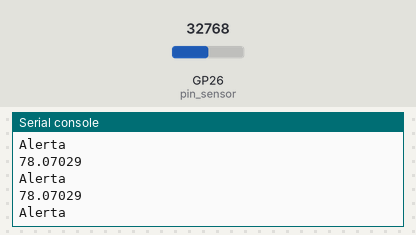
The program below on a simulated Raspberry Pi Pico running MicroPython. Shown: the last lines printed to the serial console. The inputs (shaded band) are chosen by the test bench; at power-on: GP26 (pin_sensor) = 32768 (analog values on the 0–65535 scale).

Above: at 1.2 s.
1.3 s: GP26 (pin_sensor) set to 45874
At 1.31 s:
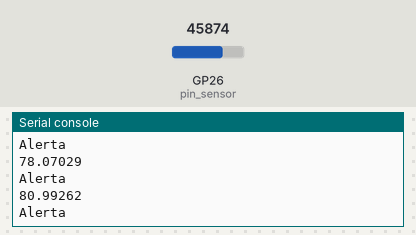
2.8 s: GP26 (pin_sensor) set to 57670
At 2.92 s:
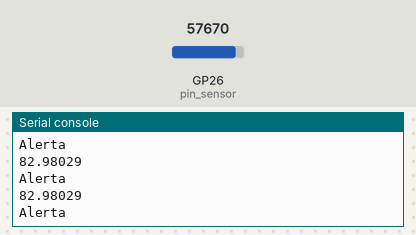
Timing chart, 0 to 5.8 s (numbered marks = the images above; inputs shaded):
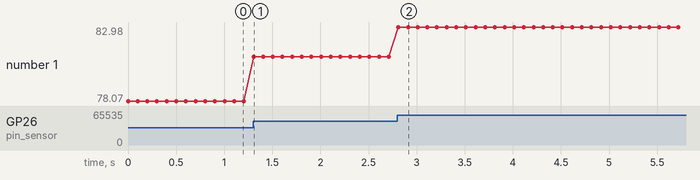

The program:

microfono_v2.py
```python
# Micrófono

from machine import ADC, Pin
import utime
import math

#digital_microphone = machine.Pin(21, machine.Pin.IN)
pin_sensor = Pin(26, Pin.IN)
analog_microphone = ADC(0)
sensibilidad = 1 #[mV/Pa]
Vmax = 5.0
P0 = 20 #Presión sonora de referencia [uPa]
dBu_th = 70

while True:
    value = analog_microphone.read_u16() #/65535

    #Tensión
    V = value * Vmax/ 1023.0

    #Presión sonora
    P = (V*1000) / sensibilidad #[Pa]
    dBu = 20 * math.log(P / P0,10)
    print(dBu)

    if (dBu>dBu_th):
        print('Alerta')

    utime.sleep(0.1)
```

Measured:
- after the input at 1.3 s, the serial console: prints a new line at once (image 1)
- after the input at 2.8 s, the serial console: prints a new line at once (image 2)
- plotted number 1: 78.07 → 80.99 after the input at 1.3 s, 80.99 → 82.98 after the input at 2.8 s
